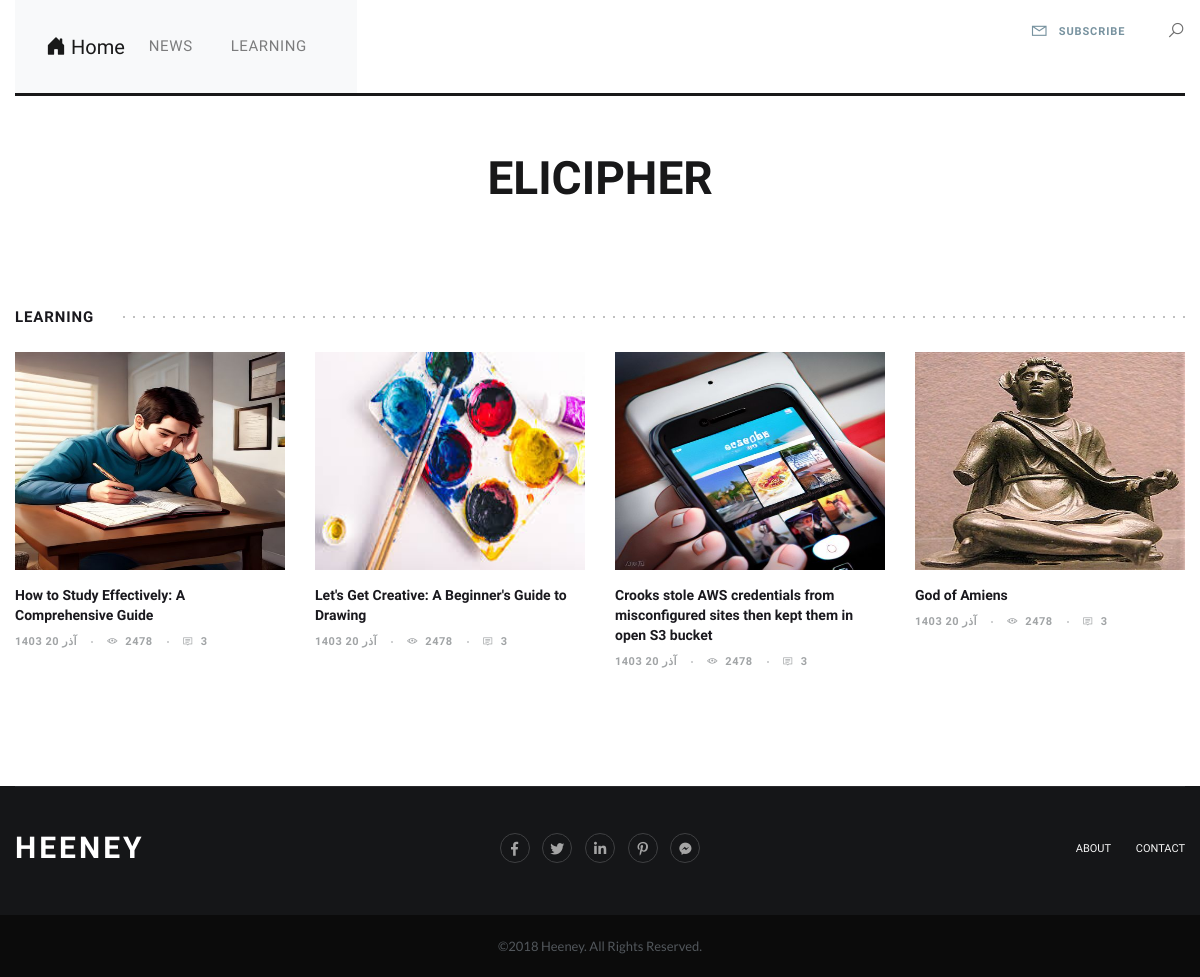
The app's page /category/learning/ with its own data.
### home/models.py (models this page shows, shortened)
class Category(models.Model):
    Parent = models.ForeignKey('self' , default= None , null=True , blank= True , on_delete= models.SET_NULL , related_name="childeren" , verbose_name= "زیر دسته ")
    title = models.CharField(max_length=100 , verbose_name="عنوان دسته بندی")
    sluge = models.SlugField(max_length=100,unique=True , verbose_name= "آدرس دسته بندی")
    status = models.BooleanField(max_length=1  , verbose_name= "آيا نمایش داده شود؟")
    position = models.IntegerField(verbose_name= "پوزیشن")
    class Meta():
        verbose_name = "دسته بندی"
        verbose_name_plural = "دسته بندی ها"
        ordering = ['Parent__id','position']
    objects = CategoryManger()

class Article(models.Model):
    STATUS_CHOICES =(
        ('d' , 'پیش نویس'),
        ('p' , 'منتشر شده'),
    )
    title = models.CharField(max_length=100 , verbose_name="عنوان مقاله")
    sluge = models.SlugField(max_length=100,unique=True , verbose_name= "آدرس")
    description = models.TextField(verbose_name="محتوای مقاله")
    image = models.ImageField(upload_to="images", verbose_name= "تصویر مقاله")
    publish = models.DateTimeField(default=timezone.now , verbose_name= "زمان انتشار")
    created = models.DateField(auto_now_add=True)
    updated = models.DateField(auto_now=True)
    status = models.CharField(max_length=1 , choices=STATUS_CHOICES , verbose_name= "وضعیت")
    Category = models.ManyToManyField(Category , verbose_name= "دسته بندی", related_name= "Articles")
    class Meta():
        verbose_name = "مقاله"
        verbose_name_plural = "مقالات"
    def jpublish(self):
        return time_Converter(self.publish)
    objects = ArticleManger()

### home/views.py (the view)
# urls.py: path("category/<slug:slug>/",category , name="category"),
def category(request , slug , page = 1):
    category = get_object_or_404(Category , sluge = slug , status = True)
    Articles_List = category.Articles.Published()
    paginator = Paginator(Articles_List, 4)
    articles = paginator.get_page(page)
    context = {
      "Category" : category,
      "articles" : articles
    }
    return render(request , 'Category.html',context)

### extentions/jalali.py (called while the page is built)
    def persian_tuple(self):
        return self.persian_year, self.persian_month, self.persian_day

### extentions/utils.py (called while the page is built)
def time_Converter(time):
    mahhaye_shamsi = ['فروردین', 'اردیبهشت', 'خرداد', 'تیر', 'مرداد', 'شهریور', 'مهر', 'آبان', 'آذر', 'دی', 'بهمن', 'اسفند']
    time_to_str = "{},{},{}".format(time.year , time.month , time.day)
    time_to_tuple = jalali.Gregorian(time_to_str).persian_tuple()
    time_to_list = list(time_to_tuple)
    for index , mounth in enumerate(mahhaye_shamsi):
        if time_to_list[1] == index+1 :
            time_to_list[1] = mounth
            break
    output = "{} {} {}".format(
        time_to_list[0],
        time_to_list[1],
        time_to_list[2],
        time.hour,
        time.minute,
    )
    return output

### home/models.py (called while the page is built)
    def Published(self):
        return self.filter(status = 'p')

### home/templatetags/base_tags.py (called while the page is built)
@register.inclusion_tag("partials/category_navbar.html")
def Category_Navbar():
    return {"Category" : Category.objects.all()}

### home/templates/Category.html (shortened to what this page needs)
{% extends 'Base.html' %}
{% block posts %}
<section class="blog-section feat-stors sec-padding">
	<div class="container">
	  <div class="sec-title">
		<h3>{{Category.title}}</h3>
	  </div>
	  <div class="blog-items">
		<div class="row">
		  {% for post in articles %}
		  <div class="col-lg-3 col-md-6 col-sm-6 col-12">
			<div class="blog-item">
			  <div class="blog-img">
				<img src="{{ post.image.url }}" width="219" height="218">
			  </div>
			  <div class="blog-info">
				<h3 class="post-title"><a href="{% url 'detail' post.sluge %}" title="">{{ post.title }}</a></h3>
				<ul class="meta">
				  <li>{{ post.jpublish }}</li>
				  <li><i class="la la-eye"></i>2478</li>
				  <li><a href="#" title=""><i class="la la-comment-o"></i>3</a></li>
				</ul>
			  </div>
			</div>
	  </div>
	{% endfor %}
	</div>
  </section>
{% endblock %}

### home/templates/partials/category_navbar.html (shortened to what this page needs)
<nav class="navbar navbar-expand-lg navbar-light bg-light">
    <div class="container-fluid">
      <a class="navbar-brand" href="#">
        <i class="bi bi-house-door-fill"></i> Home
      </a>
      <div class="collapse navbar-collapse" id="navbarCategoryMenu">
        <ul class="navbar-nav">
          {% for category in Category %}
            {% if category.Parent == None %}
            <li class="nav-item dropdown">
              <a class="nav-link dropdown-toggle" href=""
                 role="button" data-bs-toggle="dropdown" aria-expanded="false">
                {{ category.title }}
              </a>
            </li>
            {% endif %}
          {% endfor %}
        </ul>
      </div>
    </div>
  </nav>

### home/static/blog/css/style.css (style rules this page uses)
html, body, div, span, applet, object, iframe, h1, h2, h3, h4, h5, h6, p, blockquote, pre, a, abbr, acronym, address, big, cite, code, del, dfn, em, img, ins, kbd, q, s, samp, small, strike, strong, sub, sup, tt, var, b, u, i, center, dl, dt, dd, ol, ul, li, fieldset, form, label, legend, table, caption, tbody, tfoot, thead, tr, th, td, article, aside, canvas, details, embed, figure, figcaption, footer, header, hgroup, menu, nav, output, ruby, section, summary, time, mark, audio, video { margin: 0; padding: 0; border: 0; font-size: 100%; font: inherit; vertical-align: baseline; }
article, aside, details, figcaption, figure, footer, header, hgroup, menu, nav, section { display: block; }
body { overflow-x: hidden; font-family: 'Muli', sans-serif; line-height: 1; color: #9c9c9c; font-size: 15px; font-weight: 400; line-height: 22px; }
ul { list-style: none; }
* { margin:0; padding: 0; }
section { display: block; position: relative; }
img { display: inline-block; margin-bottom: -6px; }
.container { padding: 0; }
.sec-padding { padding: 50px 0; }
.blog-img:before, .page-img:before, .social-links li a, .social-links li a:before, .social-links li a:after, .blog-img > img, .blog-item:hover .blog-img > img, .page-link, .wd-post > img, .penc-img, .catgs-links li a, .search-page, .sub-menu, .sub-menu li a, .sub-menu li a:before, .side-menu, .menu-list ul li a, .menu-btn > a span, .post-control ul li, .post-control ul li a { -webkit-transition: all 0.4s linear; -moz-transition: all 0.4s linear; -ms-transition: all 0.4s linear; -o-transition: all 0.4s linear; transition: all 0.4s linear; }
nav { display: inline-block; }
nav ul li { display: inline-block; padding: 19px 11px 20px 11px; position: relative; }
nav ul li a { display: inline-block; color: #1a191e; font-size: 11px; font-weight: 800; text-transform: uppercase; letter-spacing: 0.6px; }
nav ul li:first-child { padding-left: 0; }
.blog-img:before, .page-img:before { content: ''; position: absolute; top: 0; left: 0; width: 100%; height: 100%; background-color: rgba(42,42,42,0.30); z-index: 9; opacity: 0; visibility: hidden; }
.sec-title { position: relative; margin-bottom: 24px; margin-top: -5px; }
.sec-title:before { content: ''; position: absolute; top: 50%; left: 0; width: 100%; height: 1px; background-image: linear-gradient(to right, transparent 80%, #818182 15%); background-size: 10px 100%; background-repeat: repeat-x; -webkit-transform: translateY(-50%); -moz-transform: translateY(-50%); -ms-transform: translateY(-50%); -o-transform: translateY(-50%); transform: translateY(-50%); }
.sec-title h3 { color: #1a191e; font-size: 15px; text-transform: uppercase; font-weight: 900; position: relative; display: inline-block; background-color: #ffffff; padding-right: 22px; letter-spacing: 0.9px; }
.blog-img { margin-bottom: 15px; position: relative; overflow: hidden; }
.blog-img > img { width: 100%; }
.post-title { font-size: 17px; line-height: 25px; color: #1a191e; font-weight: 900; margin-bottom: 4px; }
.post-title a { color: #1a191e; }
.meta { margin-bottom: -7px; }
.meta li, .meta li a { display: inline-block; font-size: 11px; color: #a1a4a6; font-weight: 700; position: relative; text-transform: uppercase; letter-spacing: 0.5px; }
.meta li i { padding-right: 7px; }
.meta li { padding: 0 13px; }
.meta li:last-child { padding-right: 0; }
.meta li:before { content: ''; position: absolute; top: 50%; right: -3px; width: 2px; height: 1px; background-color: #a1a4a6; -webkit-transform: translateY(-50%); -moz-transform: translateY(-50%); -ms-transform: translateY(-50%); -o-transform: translateY(-50%); transform: translateY(-50%); }
.meta li:first-child { padding-left: 0; }
.meta li:last-child:before { display: none; }

### home/static/blog/css/responsive.css (style rules this page uses)
@media (max-width: 1200px) { .container { max-width: 100%;padding: 0 15px; } }
@media (max-width: 1200px) { .feat-stors .post-title { font-size: 14px;line-height: 20px; } }

### home/templates/Base.html (style rules this page uses)
.dropdown-toggle::after { display: none !important; }

### records on screen
Category: title "NEWS"
Category: title "LEARNING"
Article: image (picture), title "How to Study Effectively: A Comprehensive Guide", jpublish "1403 آذر 20"
Article: image (picture), title "Let's Get Creative: A Beginner's Guide to Drawing", jpublish "1403 آذر 20"
Article: image (picture), title "Crooks stole AWS credentials from misconfigured sites then kept them in open S3 bucket", jpublish "1403 آذر 20"
Article: image (picture), title "God of Amiens", jpublish "1403 آذر 20"
